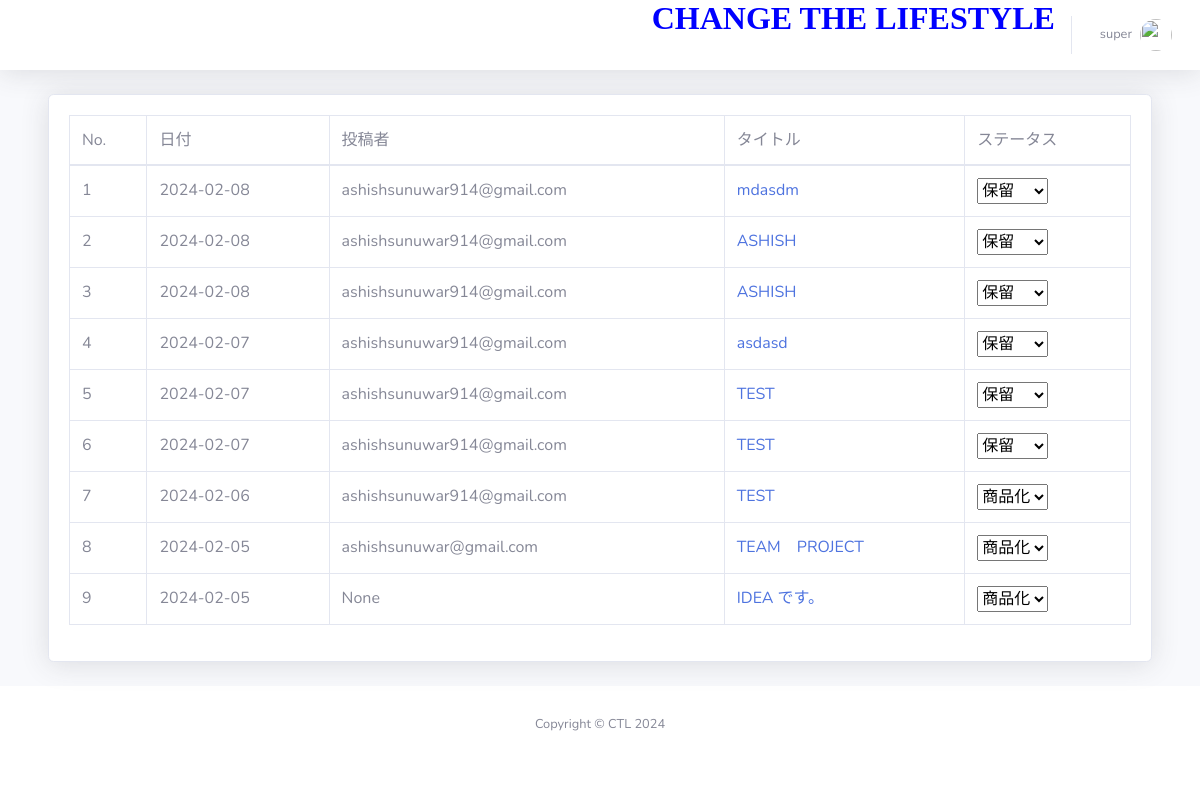
Screenshot of /dashboard/post-idea/ (signed in) with the database file from the repository.
### dashboard/models.py (models this page shows, shortened)
class Author(models.Model):
    author = models.OneToOneField(User, on_delete=models.SET_NULL, null=True)
    email_text = models.CharField(max_length=255, blank=True, null=True, verbose_name='Email')
    first_name = models.CharField(max_length=100, null=True, blank=True, verbose_name='First Name')
    last_name = models.CharField(max_length=100, null=True, blank=True, verbose_name='Last Name')
    designation = models.CharField(max_length=10, null=True)
    author_image = models.ImageField(upload_to='author/', verbose_name='Author Profile Image', blank=True, null=True)
    class Meta:
        verbose_name_plural = 'Author'

### idea/models.py (models this page shows, shortened)
class Idea(models.Model):
    status = (
        ('active', 'active'),
        ('pending', 'pending')
    )
    title = models.CharField(max_length=200, null=True)
    detail = models.TextField(max_length=2000, null=True)
    image = models.ImageField(upload_to='images/media', null=True, blank=True)
    status = models.CharField(max_length=20, choices=status, default='pending')
    author = models.ForeignKey(Author, on_delete=models.CASCADE)
    email_text = models.CharField(max_length=255, blank=True, null=True, verbose_name='Email')
    featured = models.BooleanField(default=False)
    visit_count = models.IntegerField(default=0)
    created_at = models.DateTimeField(auto_now_add=True)
    files = models.ManyToManyField(IdeaFile, related_name='idea_files', blank=True)
    class Meta:
        verbose_name_plural = 'Ideas'

### dashboard/views.py (the view)
# urls.py: path('post-idea/', views.AdminAllPost.as_view(), name='admin_all_post'),
class AdminAllPost(View):
    @method_decorator(login_required(login_url='login'))
    def dispatch(self, request, *args, **kwargs):
        return super().dispatch(request, *args, **kwargs)
    def get(self, request):
        all_posts = Idea.objects.all().order_by('-id')
        context = {
            'all_posts': all_posts
        }
        return render(request, 'dashboard/post/admin_all_post.html', context)

### templates/dashboard/post/admin_all_post.html (shortened to what this page needs)
{% extends 'dashboard/base/base.html' %}
{% block body %}
{% load humanize %}
<div class="container-fluid">
    <div class="card shadow mb-4">
        <div class="card-body">
            <div class="table-responsive">
                <table class="table table-bordered" id="dataTable" width="100%" cellspacing="0">
                    <thead>
                        <tr>
                            <td> No. </td>
                            <td> 日付 </td>
                            <td> 投稿者</td>
                            <td> タイトル </td>
                            <td> ステータス </td>
                        </tr>
                    </thead>
                    <tbody>
                        {% for post in all_posts %}
                            <tr>
                                <td>{{ forloop.counter }}</td>
                                <td>{{ post.created_at|date:"Y-m-d" }}</td>
                                <td>{{ post.email_text }}</td>
                                <td><a href="{% url 'post' post.id %}">{{ post.title }}</a></td>
                                <td>
                                  <form method="post" action="{% url 'update_status' post.id %}">
                                      <select name="status" onchange="this.form.submit()">
                                          <option value="active" {% if post.status == 'active' %}selected{% endif %}>商品化</option>
                                          <option value="pending" {% if post.status == 'pending' %}selected{% endif %}>保留</option>
                                      </select>
                                  </form>
                              </td>
                            </tr>
                        {% endfor %}
                    </tbody>
                </table>
            </div>
        </div>
    </div>
</div>
{% endblock %}

### templates/dashboard/base/base.html (shortened to what this page needs)
<!DOCTYPE html>
<html lang="en">
    {% load static %}
    {% load humanize %}
<head>
    {% load static %}
    <link href="{% static  'vendor/fontawesome-free/css/all.min.css' %}" rel="stylesheet" type="text/css">
    <link href="{% static 'css/sb-admin-2.min.css' %}" rel="stylesheet">
</head>
<body id="page-top">
    <div id="wrapper">
        <div id="content-wrapper" class="d-flex flex-column">
            <div id="content">
                <nav class="navbar navbar-expand navbar-light bg-white topbar mb-4 static-top shadow">
                    <ul class="navbar-nav ml-auto">
                        <h2><a style="color:blue" href="{% url 'home' %}" > <i class="fa fa-link"> CHANGE THE LIFESTYLE</i> </a></h2>
                        {% if user.is_authenticated %}
                        <li class="nav-item dropdown no-arrow">
                            <a class="nav-link dropdown-toggle" href="#" id="userDropdown" role="button"
                                data-toggle="dropdown" aria-haspopup="true" aria-expanded="false">
                                <span class="mr-2 d-none d-lg-inline text-gray-600 small">{{ user.author.author.username }}</span>
                                {% if user.author.author_image %}
                                <img class="img-profile rounded-circle"
                                    src="{{ user.author.author_image.url }}">
                                {% else %}
                                <img class="img-profile rounded-circle" src="https://www.pngarts.com/files/11/Avatar-PNG-Transparent-Image.png" alt="">
                                {% endif %}
                            </a>
                        </li>
                        {% endif %}
                    </ul>
                </nav>
                <div class="container-fluid">
                {% block body %}{% endblock %}
            </div>
            <footer class="sticky-footer bg-white" style="bottom: 0;">
                <div class="container my-auto">
                    <div class="copyright text-center my-auto">
                        <span>Copyright &copy; CTL 2024</span>
                    </div>
                </div>
            </footer>
        </div>
    </div>
</body>
</html>

### rows the page displays
Idea: created_at "2024-02-08", email_text "ashishsunuwar914@gmail.com", title "mdasdm", status "保留"
Idea: created_at "2024-02-08", email_text "ashishsunuwar914@gmail.com", title "ASHISH", status "保留"
Idea: created_at "2024-02-08", email_text "ashishsunuwar914@gmail.com", title "ASHISH", status "保留"
Idea: created_at "2024-02-07", email_text "ashishsunuwar914@gmail.com", title "asdasd", status "保留"
Idea: created_at "2024-02-07", email_text "ashishsunuwar914@gmail.com", title "TEST", status "保留"
Idea: created_at "2024-02-07", email_text "ashishsunuwar914@gmail.com", title "TEST", status "保留"
Idea: created_at "2024-02-06", email_text "ashishsunuwar914@gmail.com", title "TEST", status "商品化"
Idea: created_at "2024-02-05", email_text "ashishsunuwar@gmail.com", title "TEAM PROJECT", status "商品化"
Idea: created_at "2024-02-05", email_text "None", title "IDEA です。", status "商品化"

### other values shown
{{ user.author.author.username }} "super"
